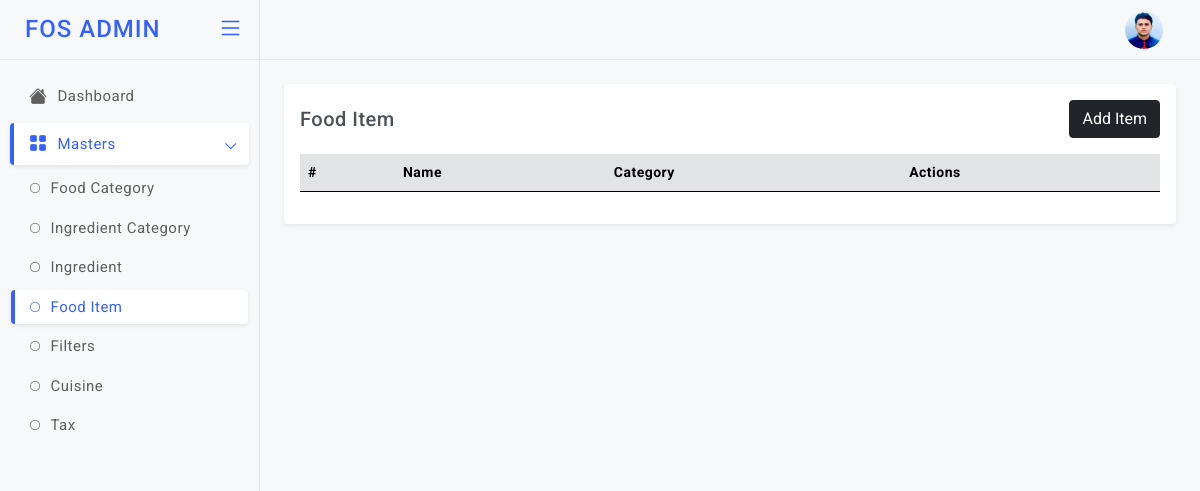
The page /fooditem (signed in) on the database as committed earlier.
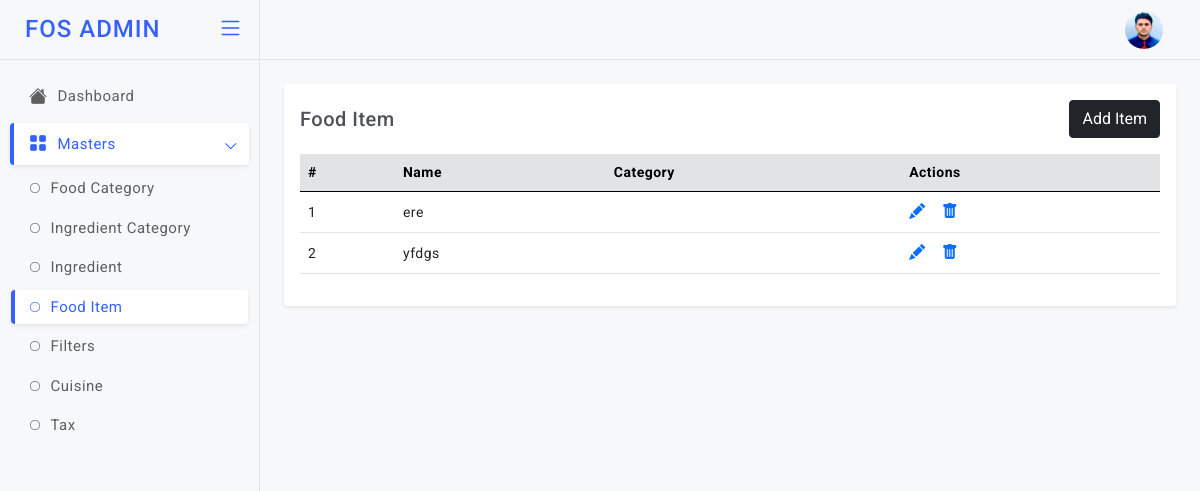
The same page on the database as committed later.
### models.py (models this page shows)
class FoodMenuItem(db.Model):
    id=db.Column(db.Integer,primary_key=True)
    food_item_name=db.Column(db.String)
    food_item_rate=db.Column(db.Integer)
    ingredients=db.Column(db.String)
    food_item_img=db.Column(db.String)

### app.py (the view, shortened to what this page needs)
@app.route('/fooditem', methods=["GET","POST"]) # End Point to Add & View the Filters
def fooditems():
    if not settings.session.get("name"):
        return settings.redirect("/login")
    ingredientdata=models.Ingredient.query.all()
    fooditemdata=models.FoodMenuItem.query.all()
    return settings.render_template('admin/fooditem.html', ingredientdata=ingredientdata, fooditemdata=fooditemdata)

### templates/admin/fooditem.html (shortened to what this page needs)
<!DOCTYPE html>
<html lang="en">
  <head>
    <link
      href="static/admin-assets/plugins/simplebar/css/simplebar.css"
      rel="stylesheet"
    />
    <link
      href="static/admin-assets/plugins/perfect-scrollbar/css/perfect-scrollbar.css"
      rel="stylesheet"
    />
    <link
      href="static/admin-assets/plugins/metismenu/css/metisMenu.min.css"
      rel="stylesheet"
    />
    <link href="static/admin-assets/css/bootstrap.min.css" rel="stylesheet" />
    <link
      href="static/admin-assets/css/bootstrap-extended.css"
      rel="stylesheet"
    />
    <link href="static/admin-assets/css/style.css" rel="stylesheet" />
    <link href="static/admin-assets/css/icons.css" rel="stylesheet" />
    <link
      rel="stylesheet"
      href="https://cdn.jsdelivr.net/npm/bootstrap-icons@1.5.0/font/bootstrap-icons.css"
    />
    <link href="static/admin-assets/css/pace.min.css" rel="stylesheet" />
    <link href="static/admin-assets/css/dark-theme.css" rel="stylesheet" />
    <link href="static/admin-assets/css/light-theme.css" rel="stylesheet" />
    <link href="static/admin-assets/css/semi-dark.css" rel="stylesheet" />
    <link href="static/admin-assets/css/header-colors.css" rel="stylesheet" />
  </head>
  <body>
    <div class="wrapper">
      <header class="top-header">
        <nav class="navbar navbar-expand gap-3">
          <div class="top-navbar-right ms-auto">
            <ul class="navbar-nav align-items-center">
              <li class="nav-item dropdown dropdown-user-setting">
                <a
                  class="nav-link dropdown-toggle dropdown-toggle-nocaret"
                  href="#"
                  data-bs-toggle="dropdown"
                >
                  <div class="user-setting d-flex align-items-center">
                    <img
                      src="static/admin-assets/images/avatars/rids.jpg"
                      class="user-img"
                      alt=""
                    />
                  </div>
                </a>
              </li>
            </ul>
          </div>
        </nav>
      </header>
      <aside class="sidebar-wrapper" data-simplebar="true">
        <div class="sidebar-header">
          <div>
            <h4 class="logo-text">FOS ADMIN</h4>
          </div>
          <div class="toggle-icon ms-auto"><i class="bi bi-list"></i></div>
        </div>
        <ul class="metismenu" id="menu">
          <li>
            <a href="javascript:;">
              <div class="parent-icon"><i class="bi bi-house-fill"></i></div>
              <div class="menu-title">Dashboard</div>
            </a>
          </li>
          <li>
            <a href="javascript:;" class="has-arrow">
              <div class="parent-icon"><i class="bi bi-grid-fill"></i></div>
              <div class="menu-title">Masters</div>
            </a>
            <ul>
              <li>
                <a href="/foodcat"><i class="bi bi-circle"></i>Food Category</a>
              </li>
              <li>
                <a href="/ingcat"
                  ><i class="bi bi-circle"></i>Ingredient Category</a
                >
              </li>
              <li>
                <a href="/ing"><i class="bi bi-circle"></i>Ingredient</a>
              </li>
              <li>
                <a href="/fooditem"><i class="bi bi-circle"></i>Food Item</a>
              </li>
              <li>
                <a href="/filters"><i class="bi bi-circle"></i>Filters</a>
              </li>
              <li>
                <a href="/cusin"><i class="bi bi-circle"></i>Cuisine</a>
              </li>
              <li>
                <a href="/tax"><i class="bi bi-circle"></i>Tax</a>
              </li>
            </ul>
          </li>
        </ul>
      </aside>
      <main class="page-content">
        <div class="card">
          <div class="card-body">
            <div class="d-flex align-items-center">
              <h5 class="mb-0">Food Item</h5>
              <div class="fs-5 ms-auto dropdown">
                <div class="col">
                  <button
                    type="button"
                    class="btn btn-dark"
                    data-bs-toggle="modal"
                    data-bs-target="#exampleModal"
                    style="float: right"
                  >
                    Add Item
                  </button>
                </div>
              </div>
            </div>
            <div class="table-responsive mt-3">
              <table class="table align-middle">
                <thead class="table-secondary">
                  <tr>
                    <th>#</th>
                    <th>Name</th>
                    <th>Category</th>
                    <th>Actions</th>
                  </tr>
                </thead>
                <tbody>
                  {% for fooditem in fooditemdata %}
                  <tr>
                    <td>{{loop.index}}</td>
                    <td>
                      <p class="mb-0">{{fooditem.food_item_name}}</p>
                    </td>
                    <td>
                    </td>
                    <td>
                      <div
                        class="
                          table-actions
                          d-flex
                          align-items-center
                          gap-3
                          fs-6
                        "
                      >
                        <a href="/fooditemupdate?id={{fooditem['id']}}"
                          ><i class="bi bi-pencil-fill"></i
                        ></a>
                        <a href="/fooditemdel/{{fooditem['id']}}"
                          ><i class="bi bi-trash-fill"></i
                        ></a>
                      </div>
                    </td>
                  </tr>
                  {% endfor %}
                </tbody>
              </table>
            </div>
          </div>
        </div>
      </main>
    </div>
  </body>
</html>

### static/admin-assets/css/style.css (style rules this page uses)
body { font-size: 14px; color: #4c5258; letter-spacing: .5px; font-family: Roboto, sans-serif; background-color: #f7f8fa; overflow-x: hidden; }
.wrapper { width: auto; position: relative }
a { text-decoration: none; }
::placeholder { opacity: 0.4 !important; }
.top-header .navbar { position: fixed; top: 0; left: 260px; right: 0; background-color: #f7f8fa; border-bottom: 1px solid #e2e3e4; background-clip: padding-box; height: 60px; z-index: 10; padding: 0 1.5rem; transition: all .2s; }
.top-header .navbar .top-navbar-right .nav-link { color: #293445; font-size: 18px; font-weight: 500; padding-right: .8rem; padding-left: .8rem; }
.dropdown-toggle-nocaret:after { display: none }
.top-header .navbar .user-img { width: 38px; height: 38px; padding: 0px; border-radius: 50%; }
.sidebar-wrapper { position: fixed; top: 0; left: 0; width: 260px; height: 100%; background-color: #f7f8fa; background-clip: padding-box; border-right: 1px solid #e2e3e4; transition: all .2s; z-index: 16; }
.sidebar-wrapper .sidebar-header { width: 260px; height: 60px; display: flex; align-items: center; position: fixed; top: 0; bottom: 0; padding: 0 15px; z-index: 5; background: #f7f8fa; border-right: 1px solid #e2e3e4; border-bottom: 1px solid #e4e4e4; background-clip: padding-box; transition: all .2s; }
.sidebar-wrapper .sidebar-header .logo-text { font-size: 24px; margin-left: 10px; margin-bottom: 0; letter-spacing: 1px; color: #3461ff; }
.toggle-icon { font-size: 26px; cursor: pointer; color: #3461ff; }
.sidebar-wrapper ul { padding: 0; margin: 0; list-style: none; background: 0 0 }
.sidebar-wrapper .metismenu { background: 0 0; display: -webkit-box; display: -ms-flexbox; display: flex; padding: 10px; margin-top: 60px; -webkit-box-orient: vertical; -webkit-box-direction: normal; -ms-flex-direction: column; flex-direction: column }
.sidebar-wrapper .metismenu li+li { margin-top: 5px }
.sidebar-wrapper .metismenu li:first-child { margin-top: 5px }
.sidebar-wrapper .metismenu li:last-child { margin-bottom: 5px }
.sidebar-wrapper .metismenu>li { display: -webkit-box; display: -ms-flexbox; display: flex; -webkit-box-orient: vertical; -webkit-box-direction: normal; -ms-flex-direction: column; flex-direction: column; position: relative }
.sidebar-wrapper .metismenu a { position: relative; display: flex; align-items: center; justify-content: left; padding: 10px 15px; border-radius: 4px; font-size: 15px; color: #5f5f5f; outline-width: 0; text-overflow: ellipsis; overflow: hidden; letter-spacing: .5px; border-left: 4px solid rgb(255 255 255 / 0%); transition: all .2s ease-out }
.sidebar-wrapper .metismenu a .parent-icon { font-size: 18px; line-height: 1 }
.sidebar-wrapper .metismenu a .menu-title { margin-left: 10px }
.sidebar-wrapper .metismenu ul a { padding: 6px 15px 6px 15px; font-size: 15px; border: 0; border-left: 4px solid rgb(255 255 255 / 0%); }
.sidebar-wrapper .metismenu ul a i { margin-right: 10px; font-size: 10px; }
.sidebar-wrapper .metismenu ul { border: 1px solid #ffffff00; background: rgb(255 255 255 / 0%); }
.sidebar-wrapper .metismenu .mm-active>a, .sidebar-wrapper .metismenu a:active, .sidebar-wrapper .metismenu a:focus, .sidebar-wrapper .metismenu a:hover { color: #3461ff; text-decoration: none; background-color: rgb(255 255 255); border-left: 4px solid #3461ff; box-shadow: 0 0.125rem 0.25rem rgb(0 0 0 / 8%); }
.metismenu .has-arrow:after { position: absolute; content: ""; width: .5em; height: .5em; border-style: solid; border-width: 1.2px 0 0 1.2px; border-color: initial; right: 15px; transform: rotate(-45deg) translateY(-50%); transform-origin: top; top: 50%; transition: all .3s ease-out }
.page-content { margin-left: 260px; margin-top: 60px; padding: 1.5rem; transition: all .2s; }
.table-responsive { white-space: nowrap; }

Rows that differ between the two databases and show on the page:
added FoodMenuItem: food_item_name "ere"
added FoodMenuItem: food_item_name "yfdgs"
